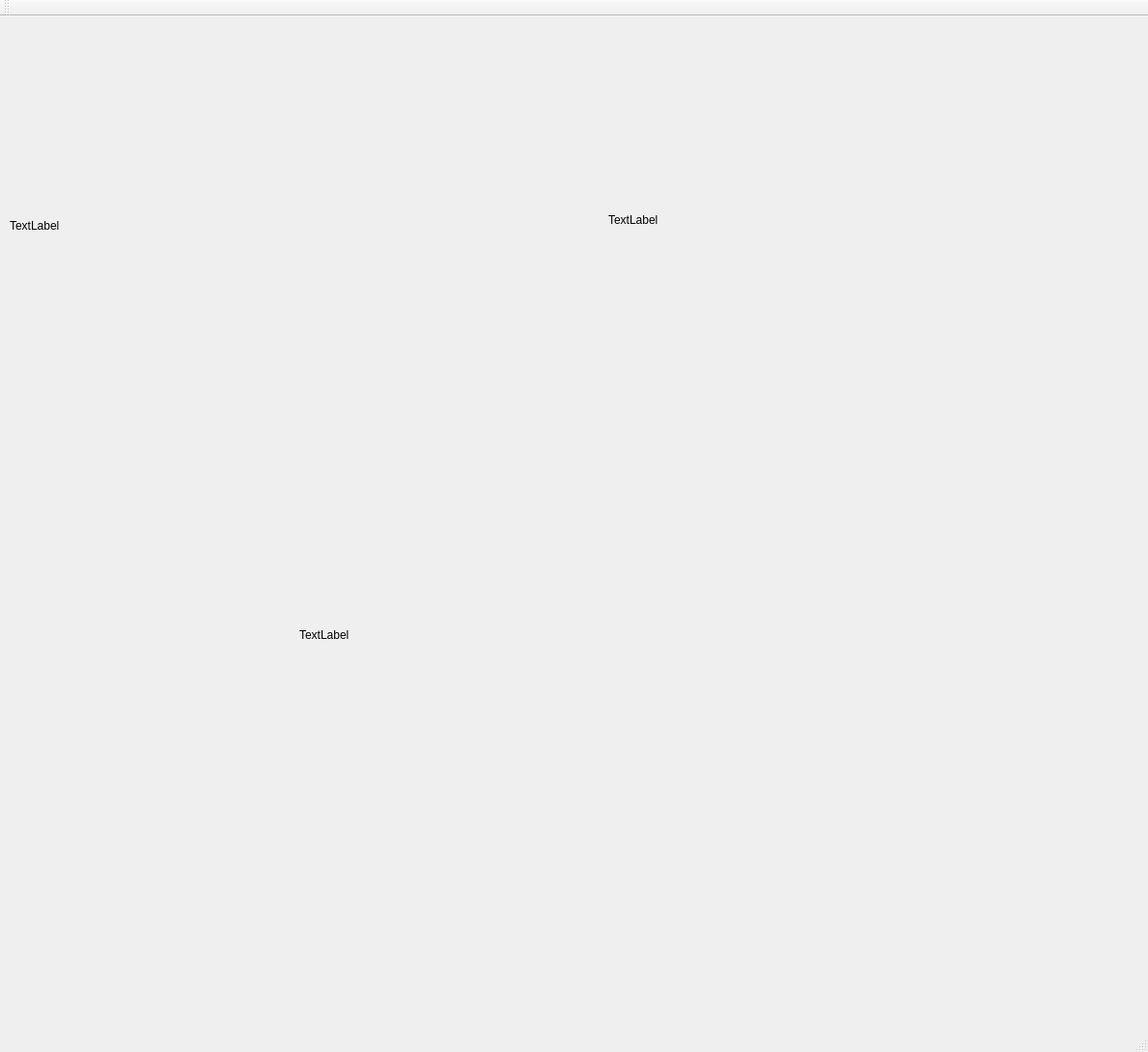
<?xml version="1.0" encoding="UTF-8"?>
<ui version="4.0">
 <class>MainWindow</class>
 <widget class="QMainWindow" name="MainWindow">
  <property name="geometry">
   <rect>
    <x>0</x>
    <y>0</y>
    <width>1189</width>
    <height>1090</height>
   </rect>
  </property>
  <property name="windowTitle">
   <string>MainWindow</string>
  </property>
  <widget class="QWidget" name="centralWidget">
   <widget class="QLabel" name="label">
    <property name="geometry">
     <rect>
      <x>10</x>
      <y>6</y>
      <width>551</width>
      <height>421</height>
     </rect>
    </property>
    <property name="text">
     <string>TextLabel</string>
    </property>
   </widget>
   <widget class="QLabel" name="label_2">
    <property name="geometry">
     <rect>
      <x>630</x>
      <y>0</y>
      <width>551</width>
      <height>421</height>
     </rect>
    </property>
    <property name="text">
     <string>TextLabel</string>
    </property>
   </widget>
   <widget class="QLabel" name="label_3">
    <property name="geometry">
     <rect>
      <x>310</x>
      <y>430</y>
      <width>551</width>
      <height>421</height>
     </rect>
    </property>
    <property name="text">
     <string>TextLabel</string>
    </property>
   </widget>
  </widget>
  <widget class="QMenuBar" name="menuBar">
   <property name="geometry">
    <rect>
     <x>0</x>
     <y>0</y>
     <width>1189</width>
     <height>22</height>
    </rect>
   </property>
  </widget>
  <widget class="QToolBar" name="mainToolBar">
   <attribute name="toolBarArea">
    <enum>TopToolBarArea</enum>
   </attribute>
   <attribute name="toolBarBreak">
    <bool>false</bool>
   </attribute>
  </widget>
  <widget class="QStatusBar" name="statusBar"/>
 </widget>
 <layoutdefault spacing="6" margin="11"/>
 <resources/>
 <connections/>
</ui>
